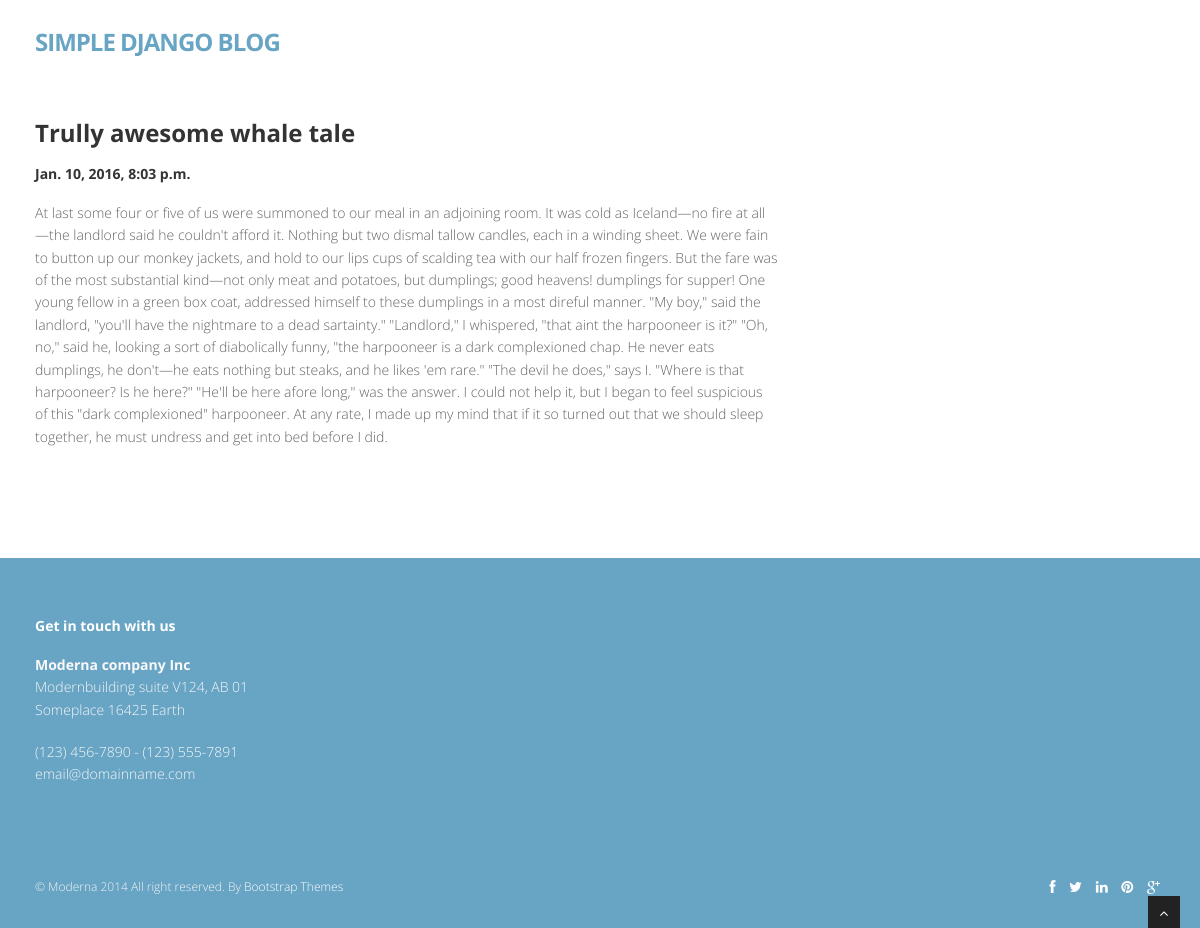
Screenshot of /2016/1/trully-awesome-whale-tale/ with the database file from the repository.
### blog/models.py (models this page shows, shortened)
class Post(models.Model):
    title = models.CharField(max_length=255)
    pub_date = models.DateTimeField(auto_now_add=True)
    slug = models.SlugField(unique=True, max_length=255)
    content = models.TextField()
    category = models.ForeignKey('blog.Category')
    class Meta:
        ordering = ['-pub_date']

### blog/templates/blog/post_detail.html
{% extends "blog/includes/base.html" %}
{% block content %}
    <article>
        <div class="post-image">
            <div class="post-heading">
                <h3>{{ object.title }}</h3>
                <h5>{{ object.pub_date }}</h5>
            </div>
        </div>
        <p>
            {{ object.content }}
        </p>
    </article>
{% endblock %}

### blog/static/blog/css/style.css (style rules this page uses)
body { font-family:'Open Sans', Arial, sans-serif; font-size:14px; font-weight:300; line-height:1.6em; color:#656565; }
h1,h2, h3, h4, h5, h6 { font-family:'Open Sans', Arial, sans-serif; font-weight:700; line-height:1.1em; color:#333; margin-bottom: 20px; }
article { margin-bottom:40px; }
article .post-heading h3 { margin-bottom:20px; }
.post-image { margin-bottom:20px; }

### rows the page displays
Post: title "Trully awesome whale tale", pub_date "Jan. 10, 2016, 8:03 p.m.", content "At last some four or five of us were summoned to our meal in an adjoining room. It was cold as Iceland—no fire at all—the landlord said he couldn't afford it. Nothing but two dismal tallow candles, each in a winding sheet. We were fain to button up our monkey jackets, and hold to our lips cups of scalding tea with our half frozen fingers. But the fare was of the most substantial kind—not only meat and potatoes, but dumplings; good heavens! dumplings for supper! One young fellow in a green box coat, addressed himself to these dumplings in a most direful manner. \"My boy,\" said the landlord, \"you'll have the nightmare to a dead sartainty.\" \"Landlord,\" I whispered, \"that aint the harpooneer is…"
